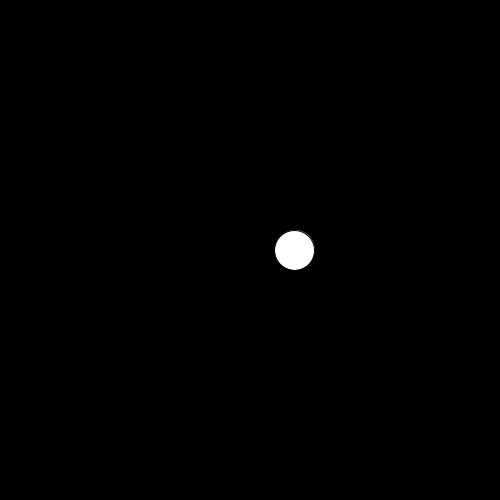
Frame 1 (no input)
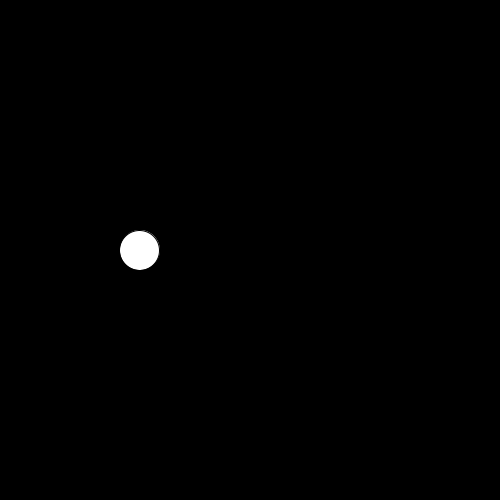
Frame 60 (the mouse pressed at the canvas centre just before this capture)
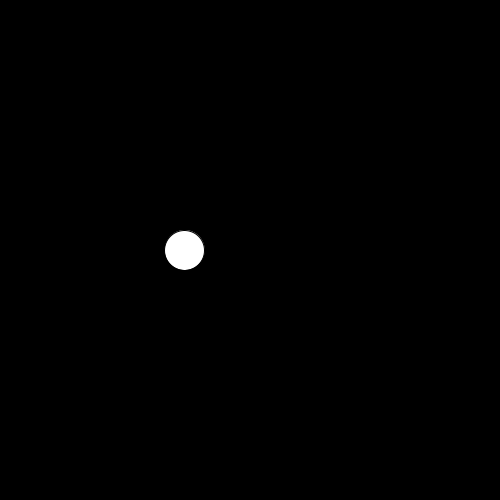
Frame 120 (the mouse held since frame 60 and released just before this capture)

The Processing sketch that drew these frames (run headless with seeded random() and noise(); from frame 60 on, the mouse is pressed at the canvas centre):

// Processing sketch: PerlinNoise_NatureOfCode_Tutorial
// ── PerlinNoise_NatureOfCode_Tutorial.pde
// Perlin Noise tutorial bij The Nature of Code

float t = 0;
void setup(){
  size(500, 500);
  
}

void draw(){
  background(0);
  fill(255);
  
t = t + 0.05;
  float x = noise(t);
  x = map(x,0,1, 0, width);
  ellipse(x, height/2, 40, 40);
}
